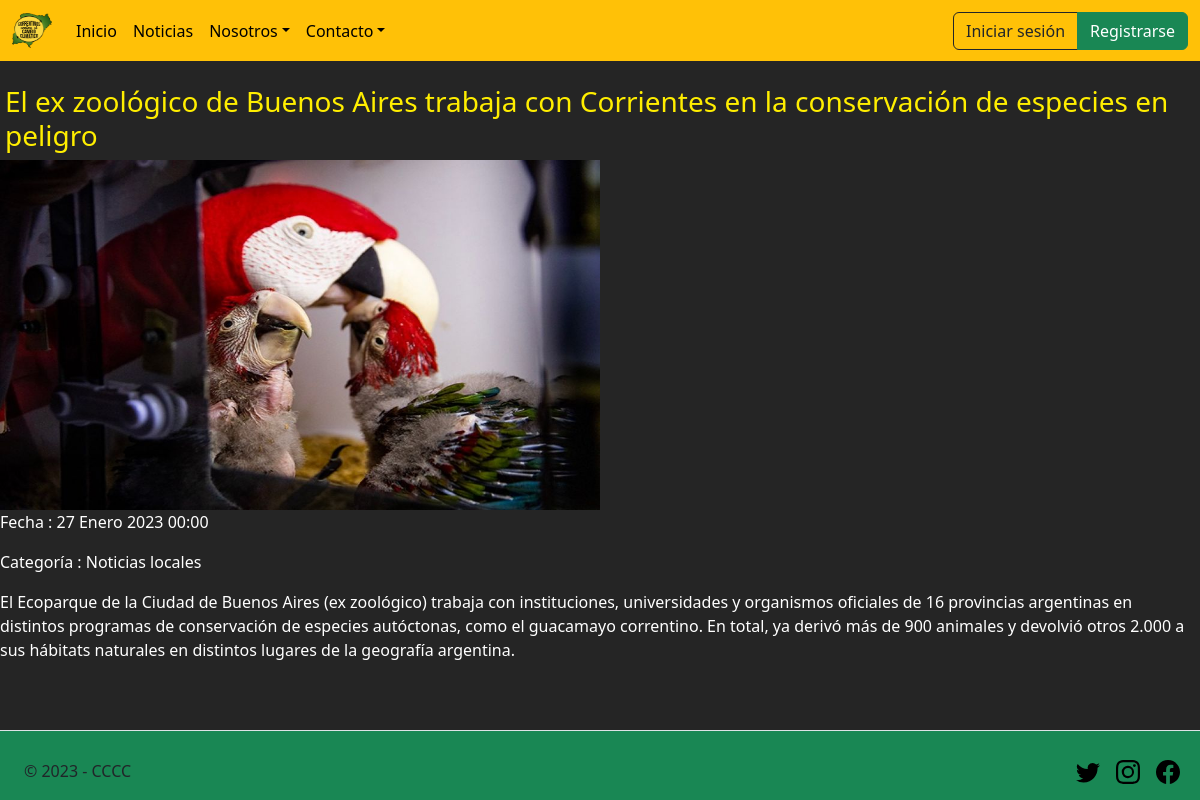
/Noticias/Detalle/3, run on the app's committed database.
### apps/noticias/models.py (models this page shows, shortened)
class Noticia(models.Model):
    titulo = models.CharField(max_length = 150)
    cuerpo = models.TextField()
    imagen = models.ImageField(upload_to = 'noticias')
    fecha = models.DateField(auto_now=True)
    categoria_noticia = models.ForeignKey(Categoria, on_delete = models.CASCADE)

class Categoria(models.Model):
    nombre = models.CharField(max_length = 60)
    def __str__(self):
        return self.nombre

### apps/noticias/views.py (the view)
# urls.py: path('Detalle/<int:pk>', views.Detalle_Noticias, name='detalle'),
def Detalle_Noticias(request, pk):
    contexto = {}
    n = Noticia.objects.get(pk=pk) # Retorna un solo objeto
    contexto['noticia'] = n
    return render(request, 'noticias/detalle.html', contexto)

### templates/noticias/detalle.html (shortened to what this page needs)
{% extends 'base.html' %}
{% load static %}
{% block contenido %}
    <br>
    <h3>{{noticia.titulo}}</h3>
    <img src="{{noticia.imagen.url}}" width="600" height="350">
    <p>Fecha : {{noticia.fecha}}</p>
    <p>Categoría : {{noticia.categoria_noticia}}</p>
    <p>{{noticia.cuerpo}}</p>
{% endblock contenido %}

### static/css/style.css (style rules this page uses)
body { background-color: rgb(37, 37, 37); }
h2, h3 { color: rgb(255, 238, 0); margin-left: 5px; }
main, p { color: white; }

### data on the page
Noticia: titulo "El ex zoológico de Buenos Aires trabaja con Corrientes en la conservación de especies en peligro", imagen (picture), fecha "27 Enero 2023 00:00", categoria_noticia "Noticias locales", cuerpo "El Ecoparque de la Ciudad de Buenos Aires (ex zoológico) trabaja con instituciones, universidades y organismos oficiales de 16 provincias argentinas en distintos programas de conservación de especies autóctonas, como el guacamayo correntino. En total, ya derivó más de 900 animales y devolvió otros 2.000 a sus hábitats naturales en distintos lugares de la geografía argentina."
